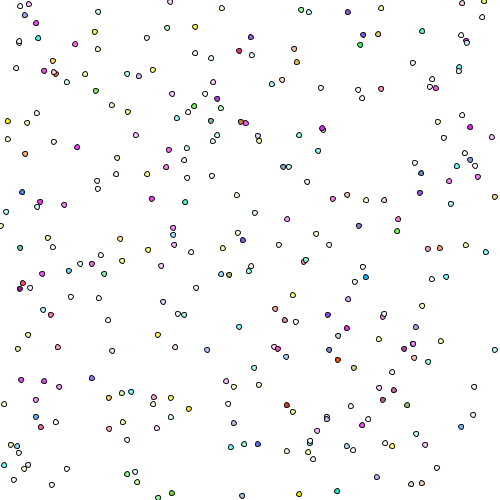
Frame 1 (no input)
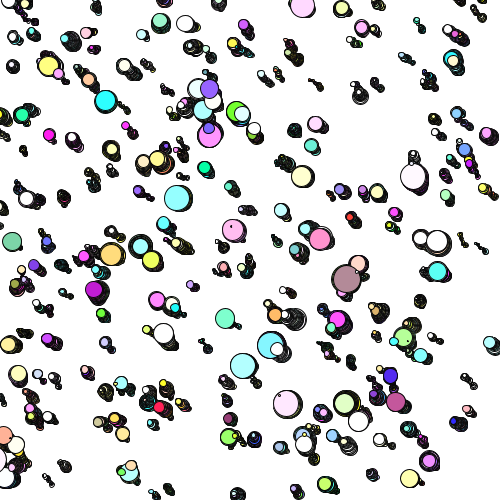
Frame 60 (the mouse pressed at the canvas centre just before this capture)
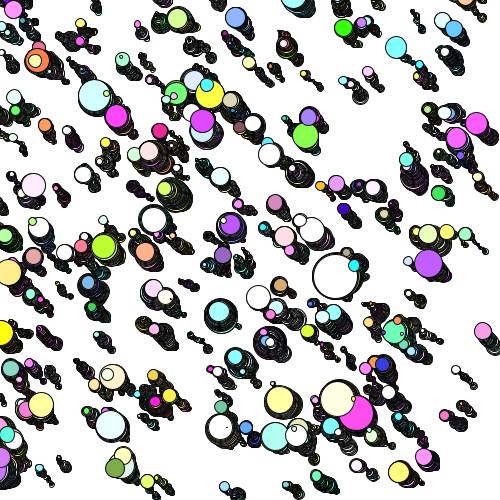
Frame 120 (the mouse held since frame 60 and released just before this capture)

The Processing sketch that drew these frames (run headless with seeded random() and noise(); from frame 60 on, the mouse is pressed at the canvas centre):

// Processing sketch: processing_168544
// ── processing_168544.pde

Cell[] myCells = new Cell[299]; //I increased the number of cells


void setup() {
  background(255);
  size(500, 500);
  for (int i=0; i<myCells.length; i++) {
    myCells[i] = new Cell();
  }
}

void draw() {
  for (int i=0; i<myCells.length; i++) {
    myCells[i].display();
    myCells[i].update();
  }
}


//Cell classe
class Cell {
  // Declaring Cell classe variables
  float xlocation;
  float ylocation;
  float dia;
  boolean isseed;
  float cellred, cellgreen, cellblue;
  float lineweight;
  int ellipseDia= 5;

  //Constructor, for constructing the Cell
  Cell() {
    xlocation = random(0, 500);
    ylocation = random(0, 500);
    dia = 5;
    isseed = false;
    cellred = random (0, 255);
    cellgreen = random (0, 255);
    cellblue = random(0, 255);
    // change line weight
    lineweight = random(1.5, 10);
  }

  void display() {
    // change line weight
    stroke(lineweight+random(1.5, 4));
    // change intensity of colour randomly
    fill(cellred+random(0, 255), cellgreen+random(0, 255), cellblue+random(0, 255));
    ellipse(xlocation, ylocation, dia, dia);
  }

  void update() {
    // Decrease the cells speed
    xlocation = xlocation+random(-0.75, 0.5); 
    ylocation = ylocation+random(-0.75, 0.5);
    dia = dia+random(-2, 2);
  }
}
